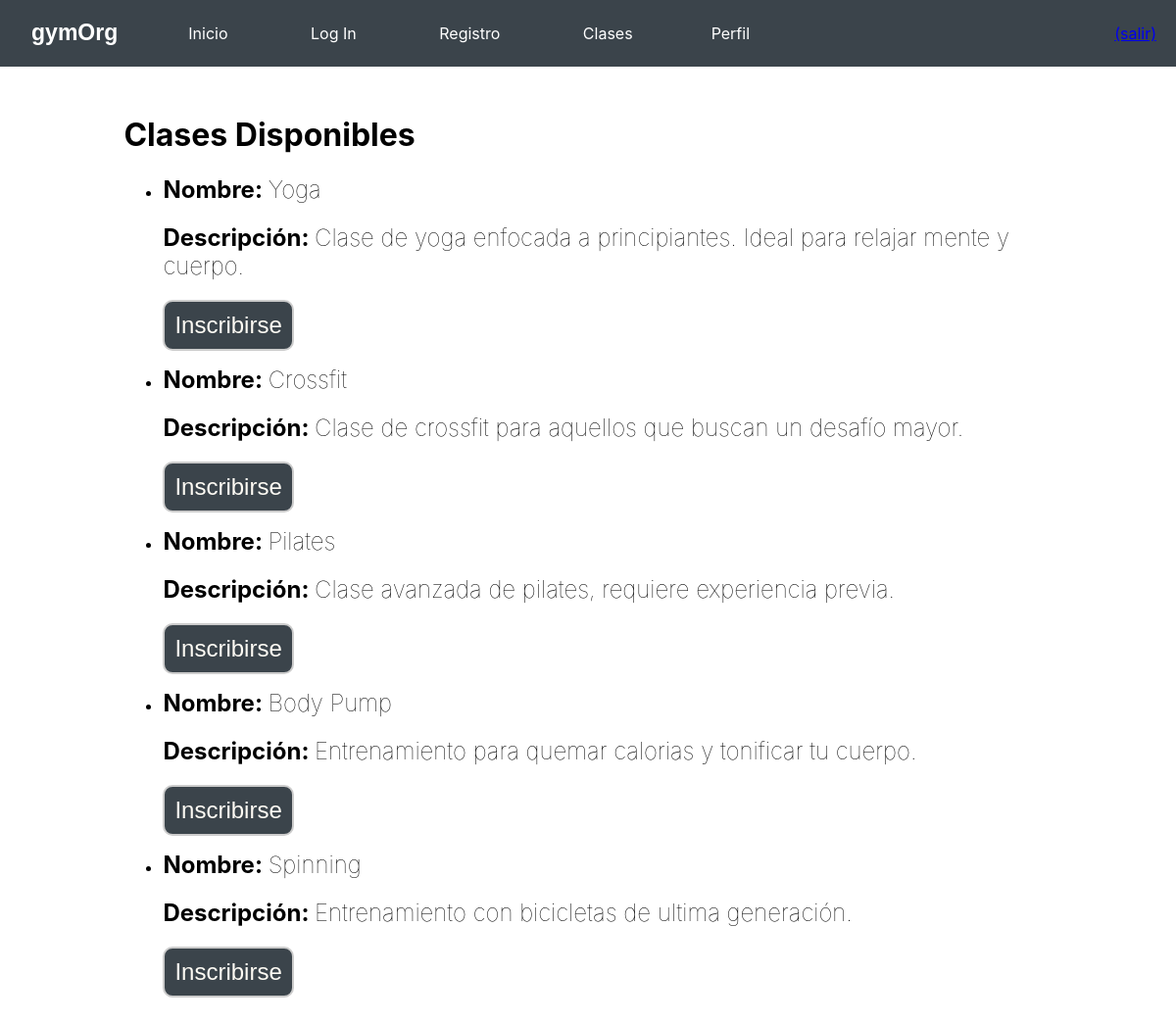
The page /clases.php (signed in) on the database its author committed.
### tables this page shows
CREATE TABLE Clases (

    ClaseID INT AUTO_INCREMENT PRIMARY KEY,
    Nombre VARCHAR(255) NOT NULL,
    Descripcion TEXT,
    InstructorID INT,
    FOREIGN KEY (InstructorID) REFERENCES Instructores(InstructorID)

);

### clases.php (the view, shortened to what this page needs)
<?php
function mostrarClasesDisponibles() {
    $conn = conexionBD();
    $query = "SELECT * FROM Clases";
    $result = $conn->query($query);
    if ($result && $result->num_rows > 0) {
        echo '<h1>Clases Disponibles</h1>';
        echo '<ul>';
        while ($row = $result->fetch_assoc()) {
            echo '<li>';
            echo '<h2>' . '<strong>Nombre: </strong>' . htmlspecialchars($row['Nombre']) . '</h2>' . '<br>';
            echo '<h2>' . '<strong>Descripción: </strong>' . htmlspecialchars($row['Descripcion']) . '</h2>' . '<br>';
            echo '<a href="inscribirClase.php?id=' . $row['ClaseID'] . '"><button>Inscribirse</button></a>';
            echo '</li>';
        }
        echo '</ul>';
    } else {
        echo '<p>No hay clases disponibles en este momento.</p>';
    }
}
?>
<!DOCTYPE html>
<html lang="es">
<head>
    <link rel="stylesheet" href="css/clases.css">
</head>
<body>
    <div class="topbar">
        <div class="topbar-name">
            <a class="topbar-name">gymOrg</a>
        </div>
        <div>
            <a href="index.php" class="topbar-item">Inicio</a>
            <a href="login.php" class="topbar-item">Log In</a>
            <a href="registro.php" class="topbar-item">Registro</a>
            <?php
            if (isset($_SESSION["login"]) && $_SESSION["login"] == true) {
                echo "<a href='clases.php' class='topbar-item'>Clases</a>";
                echo "<a href='perfil.php' class='topbar-item'>Perfil</a>";
            }
            ?>
        </div>
        <?php
        function mostrarSaludo() {
            if (isset($_SESSION['login']) && ($_SESSION['login'] === true)) {
                return "{$_SESSION['nombre']} <a href='logout.php' class='salir'>(salir)</a>";
            } else {
                return "Usuario desconocido.";
            }
        }
        ?>
        <div class="saludo"><?= mostrarSaludo(); ?></div>
    </div>
    <main>
        <article>
            <?php
            mostrarClasesDisponibles();
            ?>
        </article>
    </main>
</body>
</html>

### css/clases.css (style rules this page uses)
html { font-family: 'Inter', Arial, sans-serif; background-color: white; padding: 0; }
.topbar { background-color: #3B444B; overflow: hidden; display: flex; width: 100vw; left: 0; right: 0; top: 0; position:fixed; }
.topbar-item { display:inline-grid; color: white; text-align: center; padding: 24px 40px; text-decoration: none; }
.topbar-name { float: left; display: block; color: white; text-align: center; padding: 10px 16px; text-decoration: none; font-family: sans-serif; font-weight: bolder; font-size:larger; text-align: center; }
.saludo { color:white; align-content: center; color: white; margin-left: auto; margin-right: 20px; text-align: right; align-items: center; }
h1 { font-size: 4em; }
button { background: #3B444B; color: #FEFBF4; border: none; align-self: center; border: 2px solid #ccc; border-radius: 10px; font-size: 1.5rem; padding: 10px; margin-bottom: 15px; }
h1 { font-size: 2em; margin-block-start: 0.67em; margin-block-end: 0.67em; }
h2 { font-weight: lighter; margin: 0; }
article { margin: 10% 10% 2% 10%; }

### rows shown on the page
clases: Nombre "Yoga", Descripcion "Clase de yoga enfocada a principiantes. Ideal para relajar mente y cuerpo."
clases: Nombre "Crossfit", Descripcion "Clase de crossfit para aquellos que buscan un desafío mayor."
clases: Nombre "Pilates", Descripcion "Clase avanzada de pilates, requiere experiencia previa."
clases: Nombre "Body Pump", Descripcion "Entrenamiento para quemar calorias y tonificar tu cuerpo."
clases: Nombre "Spinning", Descripcion "Entrenamiento con bicicletas de ultima generación."
